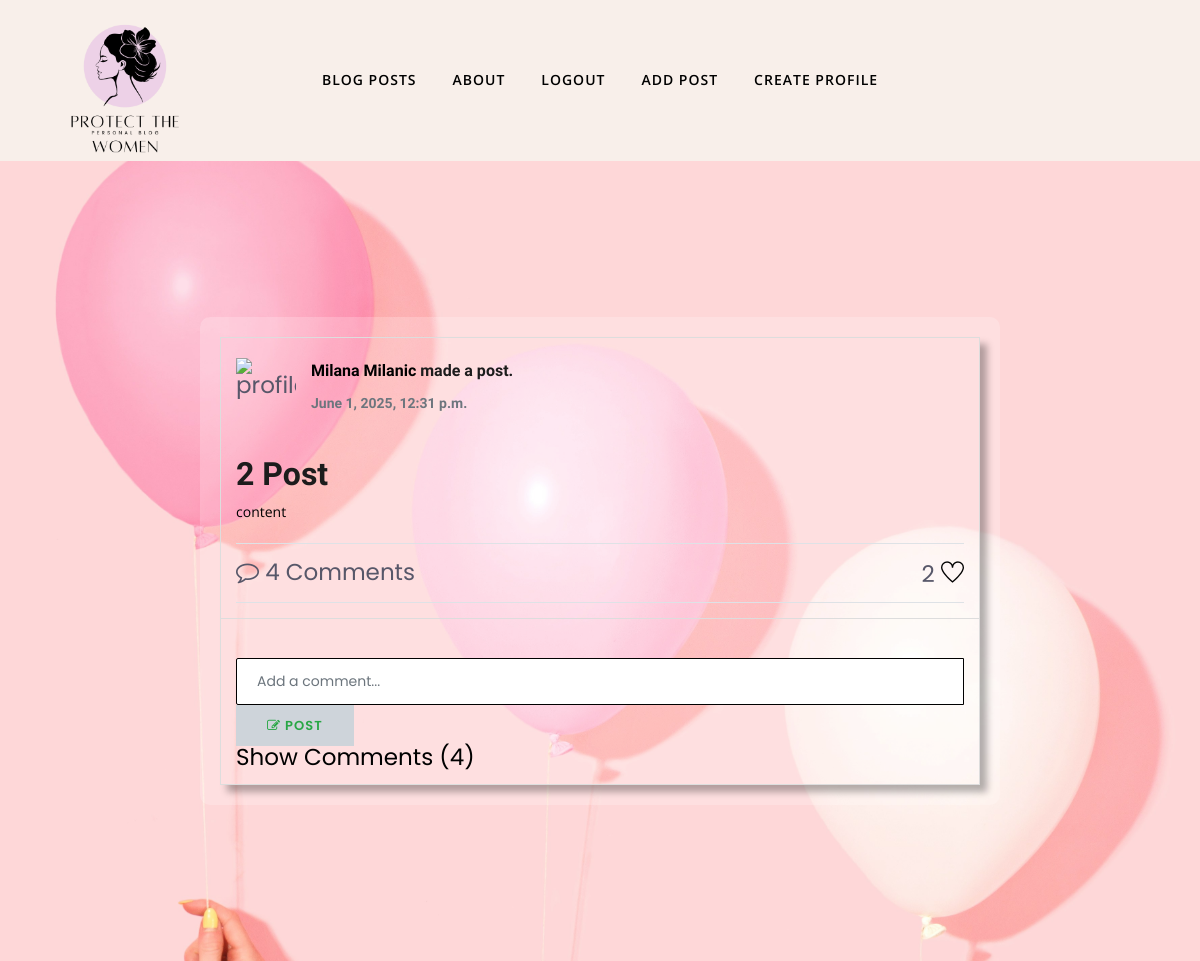
Screenshot of /post/3/details/ (signed in) with the database file from the repository.
### RiseAboveSilence/posts/models.py (models this page shows, shortened)
class Post(models.Model):
    title = models.CharField(
        max_length=100,
    )
    content = models.TextField()
    user = models.ForeignKey(
        to=UserModel,
        on_delete=models.CASCADE,
    )
    created_at = models.DateTimeField(
        auto_now_add=True,
    )

### RiseAboveSilence/accounts/models/profile_model.py (models this page shows)
class Profile(models.Model):
    user = models.OneToOneField(
        to=CustomUser,
        on_delete=models.CASCADE,
        primary_key=True,
    )
    first_name = models.CharField(
        max_length=50,
        blank=True,
        null=True,
    )
    last_name = models.CharField(
        max_length=50,
        blank=True,
        null=True,
    )
    date_of_birth = models.DateField(
        blank=True,
        null=True,
    )
    country = CountryField(
        max_length=3,
        blank=True,
        null=True,
        blank_label="Select a country"
    )
    profile_picture = CloudinaryField(
        'profile_picture',
        blank=True,
        null=True,
    )
    def get_full_name(self):
        if self.first_name and self.last_name:
            return f'{self.first_name} {self.last_name}'
        return self.first_name or self.last_name or "Anonymous"

### RiseAboveSilence/posts/views.py (the view)
# urls.py: path('details/', views.DetailPostView.as_view(), name='details-post'),
class DetailPostView(LoginRequiredMixin, DetailView):
    model = Post
    template_name = 'posts_templates/detail-post.html'
    context_object_name = 'post'
    def get_context_data(self, **kwargs):
        context = super().get_context_data(**kwargs)
        post = self.get_object()
        context['is_creator'] = self.request.user == post.user
        context['form'] = CommentForm()
        context['comments'] = post.comments.filter(parent__isnull=True).order_by('-created_at')
        return context

### RiseAboveSilence/common/forms.py
class CommentForm(forms.ModelForm):
    class Meta:
        model = Comment
        fields = ('content',)
        labels = {
            'content': '',
        }
        error_messages = {
            'content': {
                'required': 'Content is required. Write it!',
            },
        }
        widgets = {
            'content': forms.Textarea(attrs={'class': 'form-control mb-3', 'placeholder': 'Write your comment...'}),
        }

### RiseAboveSilence/common/context_processors.py (called while the page is built)
def google_maps_api_key(request):
    return {
        'GOOGLE_MAPS_API_KEY': settings.GOOGLE_MAPS_API_KEY
    }

### templates/posts_templates/detail-post.html (shortened to what this page needs)
{% extends 'common_templates/base.html' %}
{% load static %}
{% block content %}
    <link rel="stylesheet" type="text/css" href="//netdna.bootstrapcdn.com/font-awesome/4.1.0/css/font-awesome.min.css">
    <div class="login-background-scroll" style="background-image: url('{% static 'images/balloons pic.jpg' %}');">
        <div class="col-sm-8 comment-form-scroll">
            <div class="panel panel-white post panel-shadow">
                <div class="post-heading">
                    <div class="pull-left image">
                        {% if post.user.profile.profile_picture %}
                            <img src="{{ post.user.profile.profile_picture.url }}" alt="profile_pic"
                                 class="avatar"/>
                        {% else %}
                            <img src="https://cdn.pixabay.com/photo/2016/03/31/19/56/avatar-1295397__340.png"
                                 class="avatar"
                                 alt="avatar">
                        {% endif %}
                    </div>
                    <div class="pull-left meta">
                        <div class="title h5">
                            <a href="{% url 'profile-details' post.user.pk %}">
                                <b>{{ post.user.profile.get_full_name }}</b>
                            </a>
                            made a post.
                        </div>
                        <h6 class="text-muted time">{{ post.created_at }}</h6>
                    </div>
                </div>
                <div class="post-description">
                    <h2 class="post-title mt-2">{{ post.title }}</h2>
                    <p>{{ post.content }}</p>
                    <div class="stats">
                        <div class="tags-share-box d-flex justify-content-between border-top border-bottom py-3">
                            <span class="single-comment-o">
                                <i class="fa fa-comment-o"></i> {{ comments|length }} Comments
                            </span>
                            <div class="post-share">
                                <span class="count-number-like">{{ post.like_set.count }}</span>
                                <a href="{% url 'like' post.pk %}" class="penci-post-like single-like-button">
                                    <i class="ti-heart"></i>
                                </a>
                            </div>
                        </div>
                    </div>
                </div>
                <div class="post-footer">
                    <form method="POST" action="{% url 'comment' post.pk %}" class="mt-4">
                        <div class="input-group">
                            <input name="content" class="form-control" placeholder="Add a comment..." type="text"
                                   required>
                            <span class="input-group-addon">
                                <button type="submit" class="btn btn-success">
                                    <i class="fa fa-edit"></i> Post
                                </button>
                            </span>
                        </div>
                    </form>
                    <a href="#" class="show-comments-btn" data-post-id="{{ post.pk }}">
                        Show Comments ({{ comments|length }})
                    </a>
                </div>
            </div>
        </div>
    </div>
{% endblock %}

### static/css/style.css (style rules this page uses)
body, p { font-family: "Open Sans", sans-serif; line-height: 23px; font-size: 23px; text-rendering: optimizeLegibility; color: #000000; font-weight: 400; }
html { overflow-x: hidden; width: 100%; height: 100%; }
h1, .h1, h2, .h2, h3, .h3, h4, .h4, h5, .h5, h6, .h6 { color: #1c1c1c; font-weight: 600; font-family: "Unna", serif; }
h2, .h2 { font-size: 32px; line-height: 36px; font-weight: 700; }
h5, .h5 { font-size: 16px; line-height: 26px; }
h6, .h6 { font-size: 14px; line-height: 22px; }
body { background: #fff; color: #575769; }
html, body { height: 100%; }
a { transition: all 0.3s ease-in-out; color: #000; }
a:link, a:visited { text-decoration: none; }
.form-control { box-shadow: none; border: 1px solid #000; padding: 12px 20px; background: #fff; font-size: 14px; border-radius: 2px; }
.btn { border-radius: 0px; padding: 10px 30px; font-weight: 600; text-transform: uppercase; color: #28a745; transition: 350ms; letter-spacing: 1px; font-size: 13px; border: 1px solid transparent; }
.post-title { text-transform: capitalize; }
.input-group input, .input-group .form-control { width: 100%; }
body { background:#eee; padding-top:0px; }
.panel-shadow { box-shadow: rgba(0, 0, 0, 0.3) 7px 7px 7px; }
.panel-white { border: 1px solid #dddddd; }
.post .post-heading { height: 95px; padding: 20px 15px; }
.post .post-heading .avatar { width: 60px; height: 60px; display: block; margin-right: 15px; }
.post .post-heading .meta .title { margin-bottom: 0; }
.post .post-heading .meta .title a { color: black; }
.post .post-heading .meta .time { margin-top: 8px; color: #999; }
.post .post-description { padding: 15px; }
.post .post-description p { font-size: 14px; }
.post .post-description .stats { margin-top: 20px; }
.post .post-footer { border-top: 1px solid #ddd; padding: 15px; }
body { background-image: url('static/images/background.jpg'); background-size: cover; background-position: center; background-attachment: fixed; }
.login-background-scroll { background-image: url("static/images/balloons pic.jpg"); background-size: cover; background-position: center; background-repeat: no-repeat; display: flex; justify-content: center; align-items: center; height: 100vh; overflow: hidden; }
.comment-form-scroll { max-height: 740px; overflow-y: auto; background: rgba(255, 255, 255, 0.2); padding: 20px; border-radius: 10px; }
body { background-color: #fff; font-family: 'Poppins', sans-serif; }
a { text-decoration: none; }

### rows the page displays
Post: user.profile.get_full_name "Milana Milanic", created_at "June 1, 2025, 12:31 p.m.", title "2 Post", content "content", like_set.count "2"

### other values shown
{{ comments|length }} "4"
